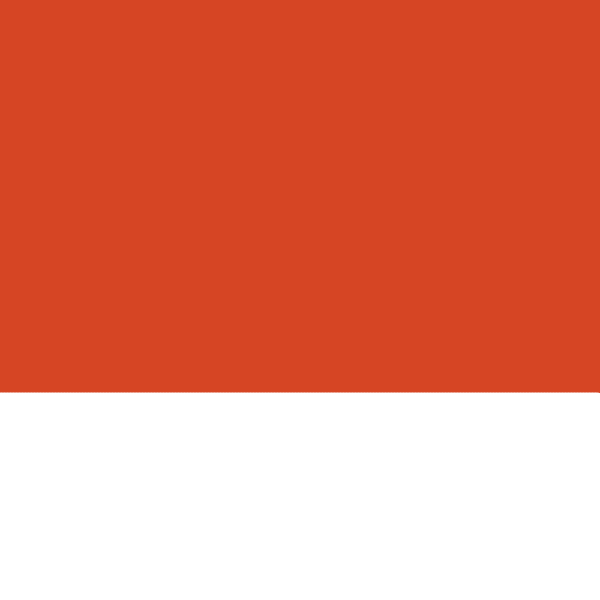
Frame 1 (no input)
Frame 60 (the mouse pressed at the canvas centre just before this capture): identical to frame 1, image omitted
Frame 120 (the mouse held since frame 60 and released just before this capture): identical to frame 1, image omitted

The Processing sketch that drew this single still picture (run headless with seeded random() and noise(); from frame 60 on, the mouse is pressed at the canvas centre):

// Processing sketch: sketch_101616_ripples
// ── sketch_101616_ripples.pde
int MIDX = width / 2;
int MIDY = height / 2;
int FRAME_RATE = 60;
int STROKE_WEIGHT = 1;

boolean DEBUG = true;

color DEBUG_COLOR;
color BACKGROUND_COLOR;
color DRAW_COLOR;

float E = (float) Math.E;

int lastFrame;
float delta;

WaterColumn[] columns;
ArrayList<RainDrop> rain = new ArrayList<RainDrop>();
ArrayList<RainDrop> garbage = new ArrayList<RainDrop>();

float rainTimer;
float rainInterval = 5;

float tension = 0.00045f;
float dampening = 0.0005f;
float spread = 0.25f;

float waterLine;

void setup() {
  strokeWeight(STROKE_WEIGHT);
  frameRate(FRAME_RATE);
  size(600, 600); 
  // SET VARIABLES THAT DEPEND ON WIDTH AND HEIGHT   
  waterLine =  height - height / 3;
  DEBUG_COLOR = color(#FFFFFF);
  BACKGROUND_COLOR = color(#d64524);
  DRAW_COLOR = color(#FFFFFF);

  columns = new WaterColumn[200];

  for (int i = 0; i < columns.length; i++)
  {
    columns[i] = new WaterColumn();
    columns[i].targetHeight = waterLine;
    columns[i].colHeight = waterLine;
    columns[i].speed = 0;
  }
}

void draw() {
  delta = (millis() - lastFrame) / 1000f;
  lastFrame = millis();
  background(BACKGROUND_COLOR);

  rainTimer += delta;
  
  rainInterval -= delta * 1;
  
  rainInterval = max(.00001, rainInterval);

  if (rainTimer > rainInterval) {
    rain.add(new RainDrop(random(0, width - 1), - height / 2));
    rainTimer -= rainInterval;
  }

  for (RainDrop drop : rain) {
    drop.draw(delta); 
    int index = (int) ( (float)(drop.x / (float)width) * (float)columns.length);
    if (drop.y > columns[index].colHeight) {
      garbage.add(drop); 
      splash(index, drop.velocity);
    }
  }
  
  for (RainDrop garbage : garbage) {
    rain.remove(garbage);
  }  
  garbage.clear();
  noStroke();
  fill(DRAW_COLOR);
  updateSimulation();

  for (int i = 0; i < columns.length; i ++) {
    float alpha = (float) i / (float)columns.length;
    WaterColumn col = columns[i];
    ellipse(alpha * width, col.colHeight, 15, 15);
    rect(alpha * width, col.colHeight, 15, height - col.colHeight);
  }
}

void keyPressed() {
  if (key == '1') {
    splash(0, 50);
  }

  if (key == '2') {
    splash(32, 50);
  }

  if (key == '3') {
    splash(64, 50);
  }

  if (key == '4') {
    splash(96, 50);
  }

  if (key == '5') {
    splash(128, 50);
  }
}

float alphaSmooth(float alpha) {
  return alpha * alpha * alpha * (alpha * (alpha * 6 - 15) + 10);
}

float getAngle(PVector vec) {
  return (float)Math.atan2(vec.y, vec.x);
}

void updateSimulation() {
  for (int i = 0; i < columns.length; i++)
    columns[i].update(dampening, tension);

  float[] lDeltas = new float[columns.length];
  float[] rDeltas = new float[columns.length];

  // do some passes where columns pull on their neighbours
  for (int j = 0; j < 8; j++)
  {
    for (int i = 0; i < columns.length; i++)
    {
      if (i > 0)
      {
        lDeltas[i] = spread * (columns[i].colHeight - columns[i - 1].colHeight);
        columns[i - 1].speed += lDeltas[i];
      }
      if (i < columns.length - 1)
      {
        rDeltas[i] = spread * (columns[i].colHeight - columns[i + 1].colHeight);
        columns[i + 1].speed += rDeltas[i];
      }
    }

    for (int i = 0; i < columns.length; i++)
    {
      if (i > 0)
        columns[i - 1].colHeight += lDeltas[i];
      if (i < columns.length - 1)
        columns[i + 1].colHeight += rDeltas[i];
    }
  }
}

void splash(int index, float speed) { 
  for (int i = max(0, index - 0); i < min(columns.length - 1, index + 1); i++)
    columns[index].speed = speed;
}

class WaterColumn {
  public float targetHeight;
  public float colHeight;
  public float speed;

  void update(float dampening, float tension) {
    float x = targetHeight - colHeight;
    speed += tension * x - speed * dampening;
    colHeight += speed;
  }
}

class RainDrop {
  float size = 5;
  float x;
  float y;
  float velocity;

  RainDrop(float x, float y) {
    this.x = x;
    this.y = y;
    size = random(1, 6);
    velocity = size;
  }

  void draw(float delta) {
    y += velocity;
    velocity += size * delta;
    noFill();
    strokeWeight(size);
    fill(DRAW_COLOR);
    ellipse(x, y, size, size);
  }
}
